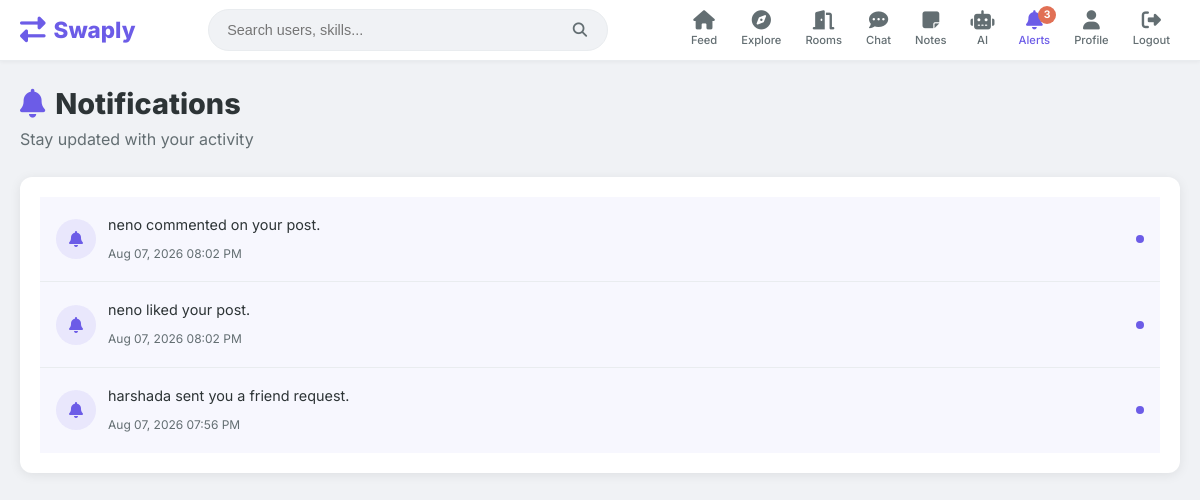
/notifications (signed in), run on the app's committed database.
### models.py (models this page shows)
class Notification(db.Model):
    id = db.Column(db.Integer, primary_key=True)
    user_id = db.Column(db.Integer, db.ForeignKey('user.id'), nullable=False)
    message = db.Column(db.Text, nullable=False)
    link = db.Column(db.String(300), default='#')
    is_read = db.Column(db.Boolean, default=False)
    created_at = db.Column(db.DateTime, default=datetime.utcnow)
    user = db.relationship('User', backref='notifications')

### app.py (the view)
@app.route('/notifications')
@login_required
def notifications():
    notifs = Notification.query.filter_by(user_id=current_user.id).order_by(Notification.created_at.desc()).all()
    for n in notifs:
        n.is_read = True
    db.session.commit()
    return render_template('notifications.html', notifications=notifs)

### app.py (called while the page is built)
@login_manager.user_loader
def load_user(user_id):
    return User.query.get(int(user_id))

@app.context_processor
def inject_globals():
    unread = 0
    if current_user.is_authenticated:
        unread = Notification.query.filter_by(user_id=current_user.id, is_read=False).count()
    return {'unread_notifications': unread}

### templates/notifications.html (shortened to what this page needs)
{% extends "base.html" %}
{% block content %}
<div class="notifications-page">
    <div class="notifications-header">
        <h1><i class="fas fa-bell"></i> Notifications</h1>
        <p>Stay updated with your activity</p>
    </div>
    <div class="card section-card">
        {% if notifications %}
        <div class="notification-list">
            {% for n in notifications %}
            <a href="{{ n.link }}" class="notification-item {% if not n.is_read %}unread{% endif %}">
                <div class="notification-icon">
                    <i class="fas fa-bell"></i>
                </div>
                <div class="notification-content">
                    <p>{{ n.message }}</p>
                    <small>{{ n.created_at.strftime('%b %d, %Y %I:%M %p') }}</small>
                </div>
                {% if not n.is_read %}
                <span class="notification-dot"></span>
                {% endif %}
            </a>
            {% endfor %}
        </div>
        {% else %}
        <div class="empty-state">
            <i class="fas fa-bell-slash"></i>
            <h3>No notifications</h3>
            <p>You're all caught up!</p>
        </div>
        {% endif %}
    </div>
</div>
{% endblock %}

### static/css/style.css (style rules this page uses)
:root { --primary: #6c5ce7; --primary-dark: #5a4bd1; --primary-light: #a29bfe; --secondary: #00cec9; --success: #00b894; --danger: #e17055; --warning: #fdcb6e; --info: #0984e3; --dark: #2d3436; --light: #f8f9fa; --gray: #636e72; --border: #e9ecef; --bg: #f0f2f5; --white: #ffffff; --shadow: 0 2px 12px rgba(0, 0, 0, 0.08); --shadow-lg: 0 8px 30px rgba(0, 0, 0, 0.12); --radius: 12px; --radius-sm: 8px; --transition: all 0.3s ease; }
* { margin: 0; padding: 0; box-sizing: border-box; }
body { font-family: 'Inter', -apple-system, BlinkMacSystemFont, 'Segoe UI', sans-serif; background: var(--bg); color: var(--dark); line-height: 1.6; min-height: 100vh; }
a { text-decoration: none; color: inherit; }
.card { background: var(--white); border-radius: var(--radius); box-shadow: var(--shadow); padding: 20px; margin-bottom: 20px; }
.section-card { margin-bottom: 24px; }
.notifications-header { margin-bottom: 24px; }
.notifications-header h1 { font-size: 1.8rem; font-weight: 800; display: flex; align-items: center; gap: 10px; }
.notifications-header h1 i { color: var(--primary); }
.notifications-header p { color: var(--gray); }
.notification-list { display: flex; flex-direction: column; }
.notification-item { display: flex; align-items: center; gap: 12px; padding: 16px; border-bottom: 1px solid var(--border); transition: var(--transition); position: relative; }
.notification-item:last-child { border-bottom: none; }
.notification-item.unread { background: rgba(108, 92, 231, 0.05); }
.notification-icon { width: 40px; height: 40px; border-radius: 50%; background: rgba(108, 92, 231, 0.1); display: flex; align-items: center; justify-content: center; color: var(--primary); flex-shrink: 0; }
.notification-content { flex: 1; }
.notification-content p { font-size: 0.9rem; margin-bottom: 4px; }
.notification-content small { color: var(--gray); font-size: 0.75rem; }
.notification-dot { width: 8px; height: 8px; border-radius: 50%; background: var(--primary); flex-shrink: 0; }

### data on the page
Notification: message "neno commented on your post.", created_at "Aug 07, 2026 08:02 PM", is_read False (drawn)
Notification: message "neno liked your post.", created_at "Aug 07, 2026 08:02 PM", is_read False (drawn)
Notification: message "harshada sent you a friend request.", created_at "Aug 07, 2026 07:56 PM", is_read False (drawn)

### other printed values
{{ unread_notifications }} "3"
